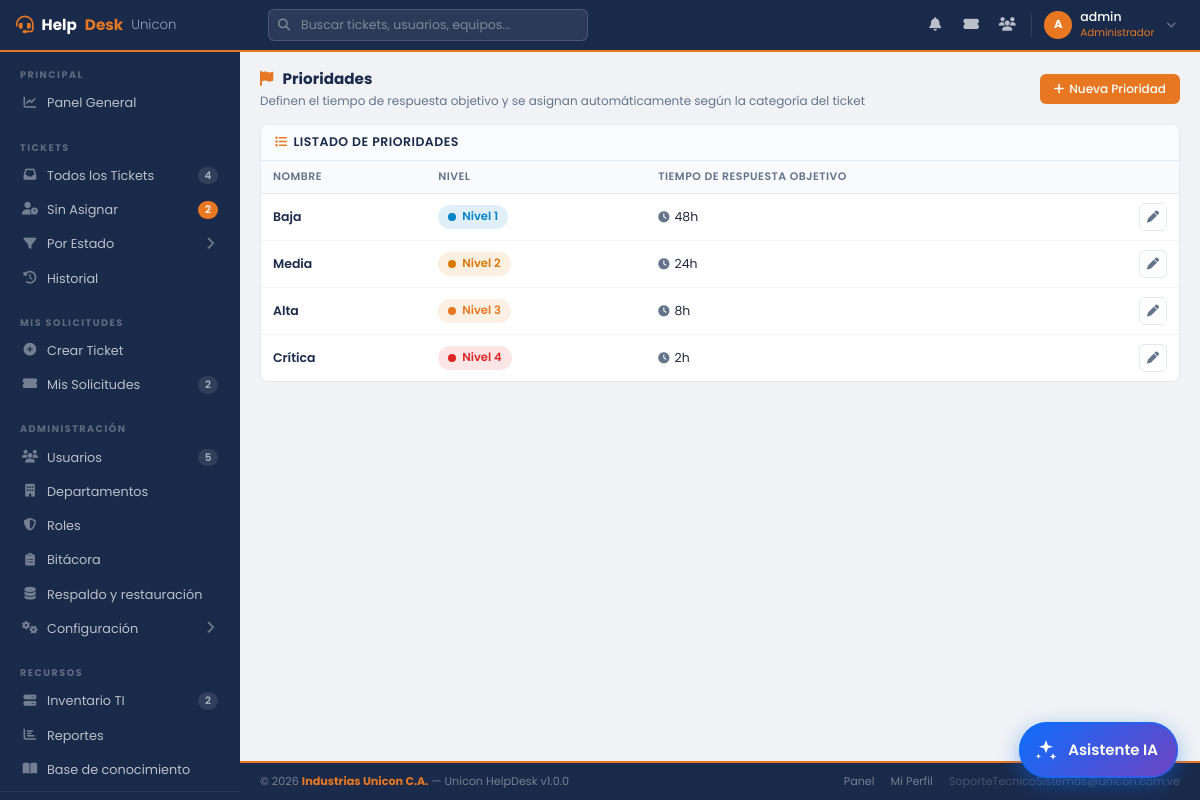
Screenshot of /admin/prioridades.php (signed in) with the database file from the repository.
### tables this page shows
CREATE TABLE `roles` (
  `id_rol` int(11) NOT NULL AUTO_INCREMENT,
  `nombre` varchar(50) NOT NULL,
  `descripcion` text DEFAULT NULL,
  `nivel_acceso` tinyint(1) NOT NULL DEFAULT 1,
  PRIMARY KEY (`id_rol`),
  UNIQUE KEY `nombre` (`nombre`)
);

CREATE TABLE `prioridades` (
  `id_prioridad` int(11) NOT NULL AUTO_INCREMENT,
  `nombre` varchar(50) NOT NULL,
  `nivel` int(11) NOT NULL DEFAULT 2,
  `tiempo_respuesta_objetivo` int(11) NOT NULL DEFAULT 2880 COMMENT 'Guardar minutos',
  PRIMARY KEY (`id_prioridad`),
  UNIQUE KEY `nombre` (`nombre`)
);

### admin/prioridades.php (the view, shortened to what this page needs)
<?php
include '../config/conexion.php';
$prioridades = $conexion->query("SELECT id_prioridad, nombre, nivel, tiempo_respuesta_objetivo FROM prioridades ORDER BY nivel ASC");
include_once '../includes/header2.php';
include_once '../includes/sidebar.php';
?>
<main class="hd-main">
    <div class="hd-page-header">
        <div>
            <div class="hd-page-title"><i class="fas fa-flag" style="color:var(--naranja);margin-right:6px;"></i> Prioridades</div>
            <div class="hd-page-sub">Definen el tiempo de respuesta objetivo y se asignan automáticamente según la categoría del ticket</div>
        </div>
        <button class="hd-btn hd-btn-naranja" data-bs-toggle="modal" data-bs-target="#modalPrioridad" onclick="modoCrear()">
            <i class="fas fa-plus"></i> Nueva Prioridad
        </button>
    </div>
    <div class="hd-card">
        <div class="hd-card-header">
            <h5 class="hd-card-title"><i class="fas fa-list"></i> Listado de Prioridades</h5>
        </div>
        <div class="hd-card-body" style="padding:0;">
            <table class="hd-table">
                <thead>
                    <tr>
                        <th>Nombre</th>
                        <th>Nivel</th>
                        <th>Tiempo de respuesta objetivo</th>
                        <th></th>
                    </tr>
                </thead>
                <tbody>
                    <?php
                    $niveles_color = [1=>'#0284c7', 2=>'#d97706', 3=>'#E87722', 4=>'#dc2626'];
                    while ($p = $prioridades->fetch_assoc()):
                        $color = $niveles_color[$p['nivel']] ?? '#94a3b8';
                        $h = intdiv($p['tiempo_respuesta_objetivo'], 60);
                        $m = $p['tiempo_respuesta_objetivo'] % 60;
                        $texto_tiempo = trim(($h > 0 ? "{$h}h " : '') . ($m > 0 ? "{$m}m" : ''));
                    ?>
                    <tr>
                        <td style="font-weight:600;color:var(--azul);"><?= htmlspecialchars($p['nombre']) ?></td>
                        <td><span class="hd-badge-nivel" style="background:color-mix(in srgb, <?= $color ?> 12%, white); color:<?= $color ?>;"><span class="dot" style="background:<?= $color ?>;"></span> Nivel <?= (int)$p['nivel'] ?></span></td>
                        <td><i class="fas fa-clock" style="color:var(--muted);margin-right:5px;font-size:0.7rem;"></i><?= $texto_tiempo ?></td>
                        <td class="acciones">
                            <button class="hd-icon-btn" title="Editar"
                                onclick='modoEditar(<?= json_encode([
                                    "id" => $p["id_prioridad"],
                                    "nombre" => $p["nombre"],
                                    "nivel" => $p["nivel"],
                                    "horas" => $h,
                                    "minutos" => $m
                                ], JSON_HEX_APOS | JSON_HEX_QUOT) ?>)'>
                                <i class="fas fa-pen"></i>
                            </button>
                        </td>
                    </tr>
                    <?php endwhile; ?>
                </tbody>
            </table>
        </div>
    </div>
</main>
<?php include_once '../includes/footer2.php'; ?>

### includes/header2.php (shortened to what this page needs)
<?php
$usuario_activo = $_SESSION['usser'];
$rol_id         = (int)$_SESSION['id_rol'];
$inicial        = strtoupper(substr($usuario_activo, 0, 1));
$rol_nombre     = match($rol_id) { 3=>'Administrador', 2=>'Técnico TI', 1=>'Usuario', default=>'—' };
try {
    $q_rn = $conexion->prepare("SELECT nombre FROM roles WHERE id_rol = ?");
    $q_rn->bind_param("i", $rol_id); $q_rn->execute();
    if ($f_rn = $q_rn->get_result()->fetch_assoc()) $rol_nombre = $f_rn['nombre'];
} catch (Throwable $e) {  }
?>
<!DOCTYPE html>
<html lang="es">
<head>
    <link rel="stylesheet" href="https://cdn.jsdelivr.net/npm/bootstrap@5.3.0/dist/css/bootstrap.min.css">
    <link rel="stylesheet" href="https://cdnjs.cloudflare.com/ajax/libs/font-awesome/6.4.0/css/all.min.css">
    <link rel="stylesheet" href="../assets/css/dashboard2.css">
</head>
<body>
<header class="hd-topbar">
    <a href="dashboard.php" class="hd-topbar-brand">
        <i class="fas fa-headset"></i>
        Help<span>Desk</span> <small>Unicon</small>
    </a>
    <div class="hd-topbar-search" style="position:relative;">
        <i class="fas fa-search"></i>
        <input type="search" id="hdBuscar" autocomplete="off" maxlength="60"
               placeholder="<?= $rol_id === 3 ? 'Buscar tickets, usuarios, equipos...' : ($rol_id === 2 ? 'Buscar tickets, equipos...' : 'Buscar en mis tickets...') ?>">
    </div>
    <div class="hd-topbar-right">
        <div class="hd-notif-wrap">
            <button type="button" class="hd-topbar-icon" id="hdBell" title="Notificaciones" style="background:none;border:0;position:relative;">
                <i class="fas fa-bell"></i>
            </button>
        </div>
        <?php if ($rol_id >= 2): ?>
        <a href="<?= $rol_id === ROL_ADMIN ? 'tickets.php' : 'tickets_asignados.php' ?>" class="hd-topbar-icon" title="Tickets">
            <i class="fas fa-ticket-alt"></i>
        </a>
        <?php endif; ?>
        <?php if ($rol_id == 3): ?>
        <a href="procesos/usuarios.php" class="hd-topbar-icon" title="Usuarios">
            <i class="fas fa-users"></i>
        </a>
        <?php endif; ?>
        <div style="position:relative;">
            <button class="hd-topbar-user" onclick="toggleUserMenu()" id="userBtn">
                <div class="hd-avatar"><?= $inicial ?></div>
                <div class="hd-topbar-user-info">
                    <span class="hd-topbar-user-name"><?= htmlspecialchars($usuario_activo) ?></span>
                    <span class="hd-topbar-user-role"><?= $rol_nombre ?></span>
                </div>
                <i class="fas fa-chevron-down" style="color:rgba(255,255,255,0.4);font-size:0.6rem;margin-left:4px;"></i>
            </button>
        </div>
    </div>
</header>

### assets/css/dashboard2.css (style rules this page uses)
:root { --azul: #1a2a4a; --azul-mid: #243660; --azul-light: #2d4a7a; --naranja: #E87722; --naranja-lt: #f59342; --bg: #f0f2f5; --card: #ffffff; --texto: #1e293b; --muted: #64748b; --borde: #e2e8f0; --sidebar-w: 240px; --nav-h: 52px; --success: #16a34a; --danger: #dc2626; --warning: #d97706; --info: #0284c7; }
*, *::before, *::after { box-sizing: border-box; margin: 0; padding: 0; }
body { font-family: 'Poppins', sans-serif; background: var(--bg); color: var(--texto); font-size: 13px; }
.hd-topbar { position: fixed; top: 0; left: 0; right: 0; height: var(--nav-h); background: var(--azul); border-bottom: 2px solid var(--naranja); display: flex; align-items: center; padding: 0 16px; z-index: 200; gap: 12px; }
.hd-topbar-brand { display: flex; align-items: center; gap: 8px; color: #fff; font-weight: 700; font-size: 0.95rem; text-decoration: none; width: var(--sidebar-w); flex-shrink: 0; }
.hd-topbar-brand i { color: var(--naranja); font-size: 1.1rem; }
.hd-topbar-brand span { color: var(--naranja); }
.hd-topbar-brand small { color: #94a3b8; font-weight: 300; }
.hd-topbar-search { flex: 1; max-width: 320px; position: relative; }
.hd-topbar-search input { width: 100%; background: rgba(255,255,255,0.08); border: 1px solid rgba(255,255,255,0.15); border-radius: 6px; padding: 6px 12px 6px 32px; color: #fff; font-size: 0.78rem; outline: none; transition: all 0.2s; }
.hd-topbar-search input::placeholder { color: rgba(255,255,255,0.4); }
.hd-topbar-search i { position: absolute; left: 10px; top: 50%; transform: translateY(-50%); color: rgba(255,255,255,0.4); font-size: 0.75rem; }
.hd-topbar-right { margin-left: auto; display: flex; align-items: center; gap: 4px; }
.hd-topbar-icon { width: 32px; height: 32px; border-radius: 6px; display: flex; align-items: center; justify-content: center; color: rgba(255,255,255,0.7); font-size: 0.85rem; cursor: pointer; transition: all 0.2s; text-decoration: none; position: relative; }
.hd-topbar-user { display: flex; align-items: center; gap: 8px; padding: 4px 8px 4px 4px; border-radius: 8px; cursor: pointer; transition: all 0.2s; text-decoration: none; border: none; background: transparent; }
.hd-avatar { width: 28px; height: 28px; background: var(--naranja); border-radius: 50%; color: #fff; font-size: 0.72rem; font-weight: 700; display: flex; align-items: center; justify-content: center; flex-shrink: 0; }
.hd-topbar-user-info { text-align: left; }
.hd-topbar-user-name { color: #fff; font-size: 0.78rem; font-weight: 500; line-height: 1.2; display: block; }
.hd-topbar-user-role { color: var(--naranja); font-size: 0.65rem; display: block; }
.hd-main { flex: 1; padding: 16px 20px; }
.hd-page-header { display: flex; align-items: center; justify-content: space-between; margin-bottom: 14px; flex-wrap: wrap; gap: 8px; }
.hd-page-title { font-size: 0.95rem; font-weight: 700; color: var(--azul); }
.hd-page-sub { font-size: 0.75rem; color: var(--muted); margin-top: 1px; }
.hd-card { background: var(--card); border-radius: 8px; border: 1px solid var(--borde); overflow: hidden; }
.hd-card-header { padding: 10px 14px; border-bottom: 1px solid var(--borde); display: flex; align-items: center; justify-content: space-between; background: #fafbfc; }
.hd-card-title { font-size: 0.78rem; font-weight: 600; color: var(--azul); display: flex; align-items: center; gap: 6px; margin: 0; text-transform: uppercase; letter-spacing: 0.5px; }
.hd-card-title i { color: var(--naranja); font-size: 0.75rem; }
.hd-card-body { padding: 12px 14px; }
.hd-table { width: 100%; border-collapse: collapse; font-size: 0.78rem; }
.hd-table thead th { background: #f8fafc; color: var(--muted); font-weight: 600; font-size: 0.68rem; text-transform: uppercase; letter-spacing: 0.5px; padding: 8px 12px; border-bottom: 1px solid var(--borde); white-space: nowrap; }
.hd-table tbody td { padding: 9px 12px; border-bottom: 1px solid #f1f5f9; vertical-align: middle; color: var(--texto); }
.hd-table tbody tr:last-child td { border-bottom: none; }
.hd-btn { display: inline-flex; align-items: center; gap: 5px; padding: 6px 14px; border-radius: 6px; font-size: 0.75rem; font-weight: 500; border: none; cursor: pointer; transition: all 0.15s; text-decoration: none; white-space: nowrap; font-family: inherit; }
.hd-btn-naranja { background: var(--naranja); color: #fff; }

### includes/header2.php (style rules this page uses)
.hd-notif-wrap { position:relative; }

### rows the page displays
roles: nombre "Administrador"
prioridades: nombre "Baja", nivel "1", tiempo_respuesta_objetivo "48h"
prioridades: nombre "Media", nivel "2", tiempo_respuesta_objetivo "24h"
prioridades: nombre "Alta", nivel "3", tiempo_respuesta_objetivo "8h"
prioridades: nombre "Crítica", nivel "4", tiempo_respuesta_objetivo "2h"

### other values shown
$inicial "A"
$usuario_activo "admin"
$n "4 2 2 5 2"
EMPRESA_NOMBRE "Industrias Unicon C.A."
NOMBRE_SISTEMA "Unicon HelpDesk"
VERSION_SISTEMA "1.0.0"
EMAIL_SOPORTE "SoporteTecnicoSistemas@unicon.com.ve"
